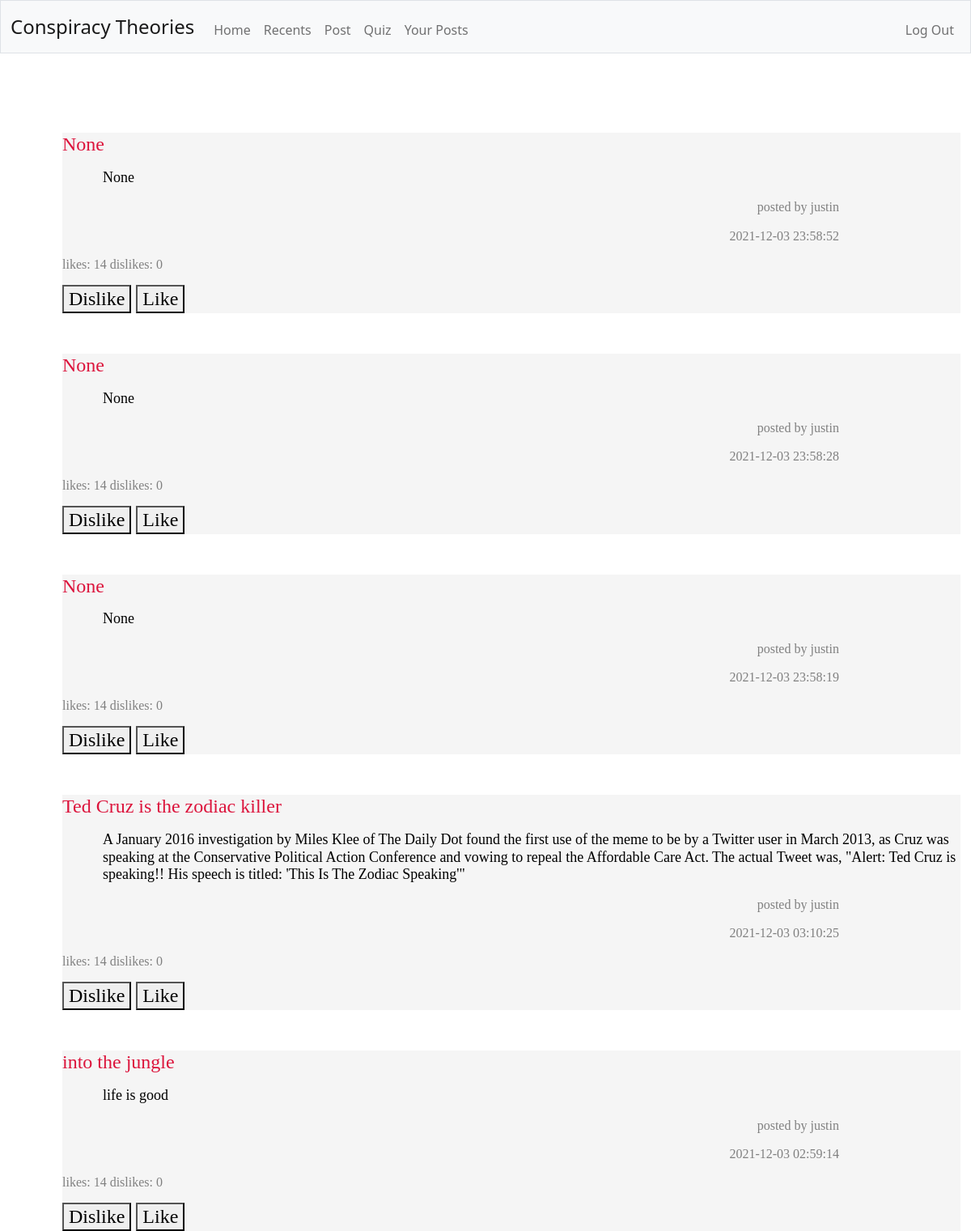
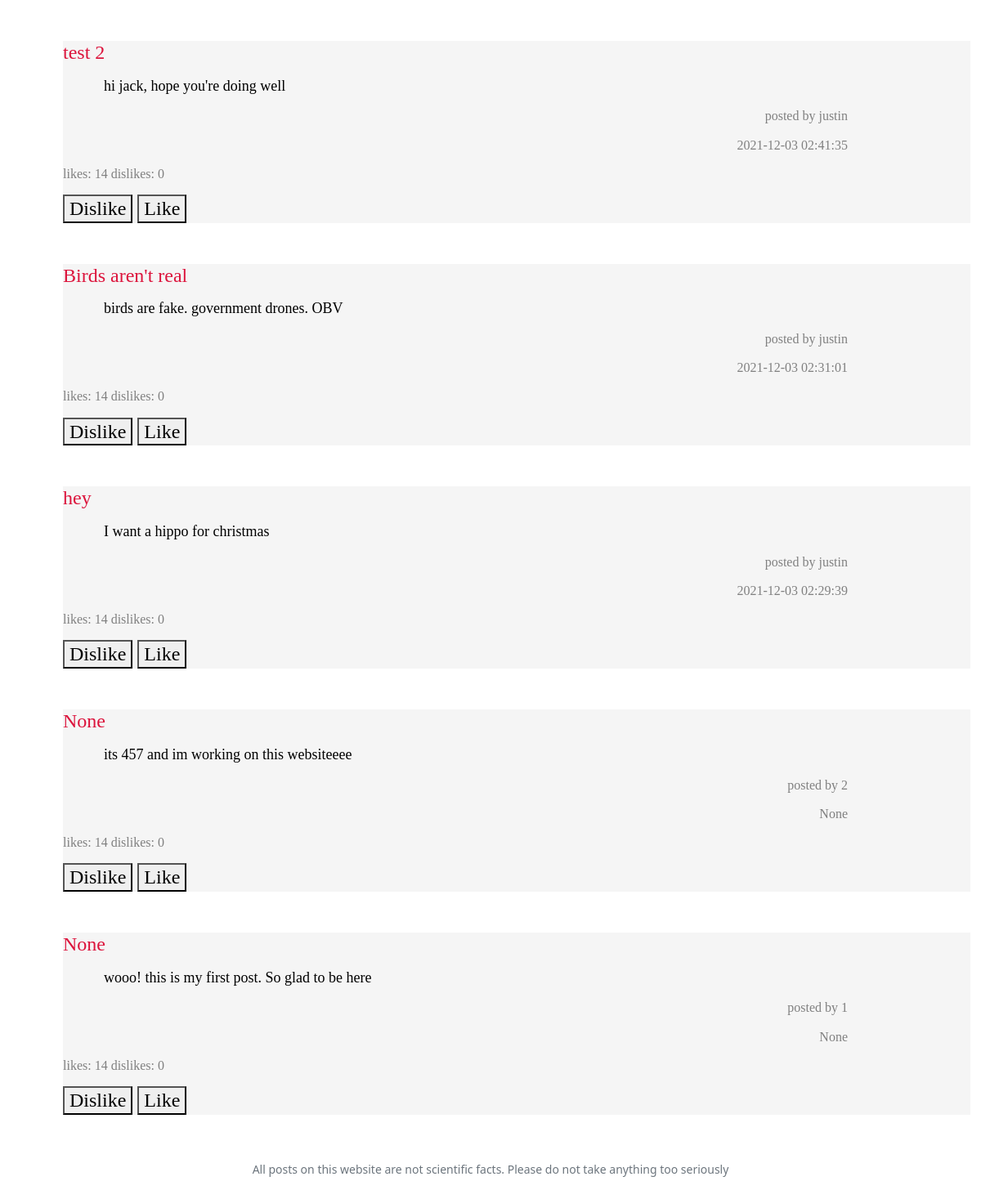
/recents (signed in), run on the app's committed database (2 pictures, top to bottom).
### tables this page shows
CREATE TABLE 'theories' ('name' TEXT, 'user' TEXT, 'content' TEXT, 'upvotes' INTEGER DEFAULT 0 , 'downvotes' INTEGER DEFAULT 0 , date TEXT, id INTEGER, 'genre' TEXT DEFAULT NULL);

### app.py (the view, shortened to what this page needs)
@app.route("/recents", methods=["GET", "POST"])
@login_required
def recents ():
    if request.method == "GET":
        data = db.execute("SELECT * FROM theories ORDER BY date DESC LIMIT 10")
        return render_template("recents.html", data=data)

### app.py (called while the page is built)
@app.after_request
def after_request(response):
    response.headers["Cache-Control"] = "no-cache, no-store, must-revalidate"
    response.headers["Expires"] = 0
    response.headers["Pragma"] = "no-cache"
    return response

### helpers.py (called while the page is built)
def login_required(f):
    @wraps(f)
    def decorated_function(*args, **kwargs):
        if session.get("user_id") is None:
            return redirect("/login")
        return f(*args, **kwargs)
    return decorated_function

### templates/recents.html (shortened to what this page needs)
<!DOCTYPE html>
<html lang="en">
    <head>
        <link href="https://cdn.jsdelivr.net/npm/bootstrap@5.1.3/dist/css/bootstrap.min.css" rel="stylesheet">
        <link href="/static/styles.css" rel="stylesheet">
    </head>
    <body>
        <nav class="bg-light border navbar navbar-expand-md navbar-light">
            <div class="container-fluid">
                <a class="navbar-brand" href="/">Conspiracy Theories</a>
                <div class="collapse navbar-collapse" id="navbar">
                    {% if session["user_id"] %}
                        <ul class="navbar-nav me-auto mt-2">
                            <li class="nav-item"><a class="nav-link" href="/">Home</a></li>
                            <li class="nav-item"><a class="nav-link" href="/recents">Recents</a></li>
                            <li class="nav-item"><a class="nav-link" href="/post">Post</a></li>
                            <li class="nav-item"><a class="nav-link" href="/quiz">Quiz</a></li>
                            <li class="nav-item"><a class="nav-link" href="/your-posts">Your Posts</a></li>
                        </ul>
                        <ul class="navbar-nav ms-auto mt-2">
                            <li class="nav-item"><a class="nav-link" href="/logout">Log Out</a></li>
                        </ul>
                    {% else %}
                        <ul class="navbar-nav ms-auto mt-2">
                            <li class="nav-item"><a class="nav-link" href="/register">Register</a></li>
                            <li class="nav-item"><a class="nav-link" href="/login">Log In</a></li>
                        </ul>
                    {% endif %}
                </div>
            </div>
        </nav>
        <main class="container-fluid py-5 text-center">
            {% block main %}
                {% for post in data %}
                <div class="container">
                    <form class="grey" action="/recents" id="like" method="post">
                        <h1 name="title" id="title" class="leftAlign crimson">{{ post.name }}</p>
                        <p class="paragraph black">{{ post.content }}</p>
                        <p class="author darkgrey">posted by {{ post.user }}</p>
                        <p class="author darkgrey">{{ post.date }}</p>
                        <p class="votes darkgrey">likes: {{ post.upvotes }} dislikes: {{ post.downvotes }}</p>
                        <button class="dislike" name="dislike" value="dislike" type="submit">Dislike</button>
                        <button class="like" name="like" value="like" type="submit">Like</button>
                    </form>
                </div>
                {% endfor %}
            {% endblock %}
        </main>
        <footer class="mb-5 small text-center text-muted">
            All posts on this website are not scientific facts. Please do not take anything too seriously
        </footer>
    </body>
</html>

### static/styles.css (style rules this page uses)
nav .navbar-brand { font-size: x-large; }
.container { margin-left: 50px; margin-right: 50px; padding-left: 15px; padding-right: 15px; font-family: "Comic Sans MS", "Comic Sans", cursive; }
.author { text-align: right; font-size: medium; font-family: "Comic Sans MS", "Comic Sans", cursive; margin-right: 150px; }
.crimson { color: #DC143C; }
.paragraph { text-align: left; font-size: large; font-family: "Comic Sans MS", "Comic Sans", cursive; margin-left: 50px; }
.leftAlign { text-align: left; font-size: x-large; margin-top: 50px; font-family: "Comic Sans MS", "Comic Sans", cursive; }
.grey { background-color: #F5F5F5; }
.black { color:#000000 }
.darkgrey { color:#808080 }
.votes { font-size: medium; font-family: "Comic Sans MS", "Comic Sans", cursive; }

### data on the page
theories: name "None", content "None", user "justin", date "2021-12-03 23:58:52", upvotes "14", downvotes "0"
theories: name "None", content "None", user "justin", date "2021-12-03 23:58:28", upvotes "14", downvotes "0"
theories: name "None", content "None", user "justin", date "2021-12-03 23:58:19", upvotes "14", downvotes "0"
theories: name "Ted Cruz is the zodiac killer", content "A January 2016 investigation by Miles Klee of The Daily Dot found the first use of the meme to be by a Twitter user in March 2013, as Cruz was speaking at the Conservative Political Action Conference and vowing to repeal the Affordable Care Act. The actual Tweet was, \"Alert: Ted Cruz is speaking!! His speech is titled: 'This Is The Zodiac Speaking'\"", user "justin", date "2021-12-03 03:10:25", upvotes "14", downvotes "0"
theories: name "into the jungle", content "life is good", user "justin", date "2021-12-03 02:59:14", upvotes "14", downvotes "0"
theories: name "test 2", content "hi jack, hope you're doing well", user "justin", date "2021-12-03 02:41:35", upvotes "14", downvotes "0"
theories: name "Birds aren't real", content "birds are fake. government drones. OBV", user "justin", date "2021-12-03 02:31:01", upvotes "14", downvotes "0"
theories: name "hey", content "I want a hippo for christmas", user "justin", date "2021-12-03 02:29:39", upvotes "14", downvotes "0"
theories: name "None", content "its 457 and im working on this websiteeee", user "2", date "None", upvotes "14", downvotes "0"
theories: name "None", content "wooo! this is my first post. So glad to be here", user "1", date "None", upvotes "14", downvotes "0"
